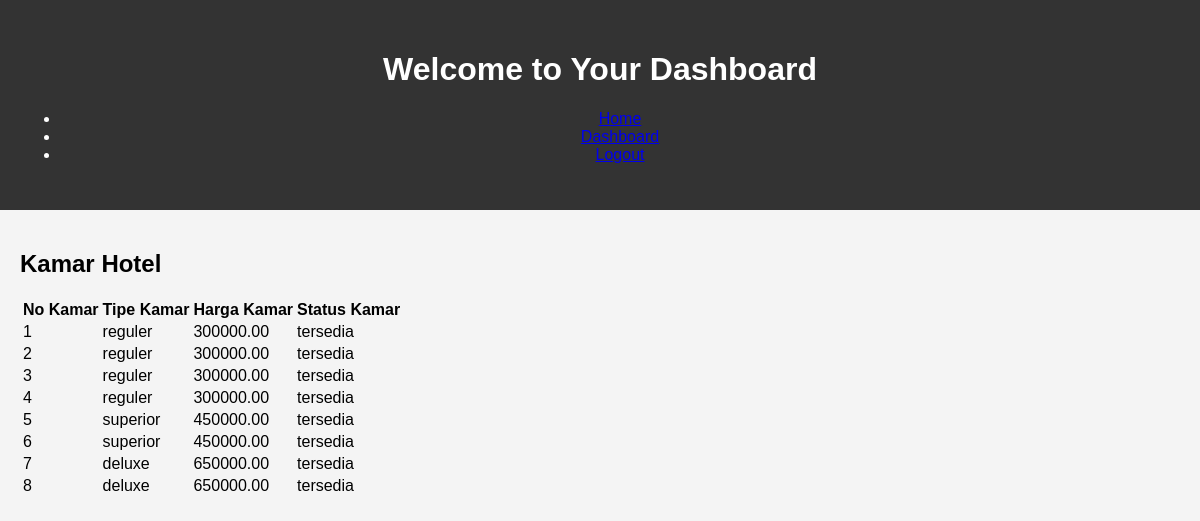
Screenshot of /dashboard.php (signed in) with the database file from the repository.
### tables this page shows
CREATE TABLE `kamar` (
  `id_kamar` int(11) NOT NULL,
  `tipe_kamar` varchar(50) NOT NULL,
  `harga_kamar` decimal(10,2) NOT NULL,
  `status_kamar` enum('tersedia','terisi') NOT NULL
);

### dashboard.php (the view, shortened to what this page needs)
<?php
require 'config.php';
$sql = "SELECT * FROM kamar";
$result = $conn->query($sql);
$kamars = [];
if ($result->num_rows > 0) {
    while ($row = $result->fetch_assoc()) {
        $kamars[] = $row;
    }
}
?>
<!DOCTYPE html>
<html lang="en">
<head>
    <link rel="stylesheet" href="styles.css">
</head>
<body>
    <header>
        <div class="container">
            <h1>Welcome to Your Dashboard</h1>
            <nav>
                <ul>
                    <li><a href="index.php">Home</a></li>
                    <li><a href="dashboard.php">Dashboard</a></li>
                    <li><a href="logout.php">Logout</a></li>
                </ul>
            </nav>
        </div>
    </header>
    <main>
        <div class="container">
            <h2>Kamar Hotel</h2>
            <table>
                <thead>
                    <tr>
                        <th>No Kamar</th>
                        <th>Tipe Kamar</th>
                        <th>Harga Kamar</th>
                        <th>Status Kamar</th>
                    </tr>
                </thead>
                <tbody>
                    <?php foreach ($kamars as $kamar): ?>
                        <tr>
                            <td><?php echo $kamar['id_kamar']; ?></td>
                            <td><?php echo $kamar['tipe_kamar']; ?></td>
                            <td><?php echo $kamar['harga_kamar']; ?></td>
                            <td><?php echo $kamar['status_kamar']; ?></td>
                        </tr>
                    <?php endforeach; ?>
                </tbody>
            </table>
        </div>
    </main>
</body>
</html>

### styles.css (style rules this page uses)
body { font-family: Arial, sans-serif; background-color: #f4f4f4; margin: 0; padding: 0; }
.container { max-width: 1200px; margin: 0 auto; padding: 20px; }
header { background: #333; color: #fff; padding: 10px 0; text-align: center; }

### rows the page displays
kamar: id_kamar "1", tipe_kamar "reguler", harga_kamar "300000.00", status_kamar "tersedia"
kamar: id_kamar "2", tipe_kamar "reguler", harga_kamar "300000.00", status_kamar "tersedia"
kamar: id_kamar "3", tipe_kamar "reguler", harga_kamar "300000.00", status_kamar "tersedia"
kamar: id_kamar "4", tipe_kamar "reguler", harga_kamar "300000.00", status_kamar "tersedia"
kamar: id_kamar "5", tipe_kamar "superior", harga_kamar "450000.00", status_kamar "tersedia"
kamar: id_kamar "6", tipe_kamar "superior", harga_kamar "450000.00", status_kamar "tersedia"
kamar: id_kamar "7", tipe_kamar "deluxe", harga_kamar "650000.00", status_kamar "tersedia"
kamar: id_kamar "8", tipe_kamar "deluxe", harga_kamar "650000.00", status_kamar "tersedia"
